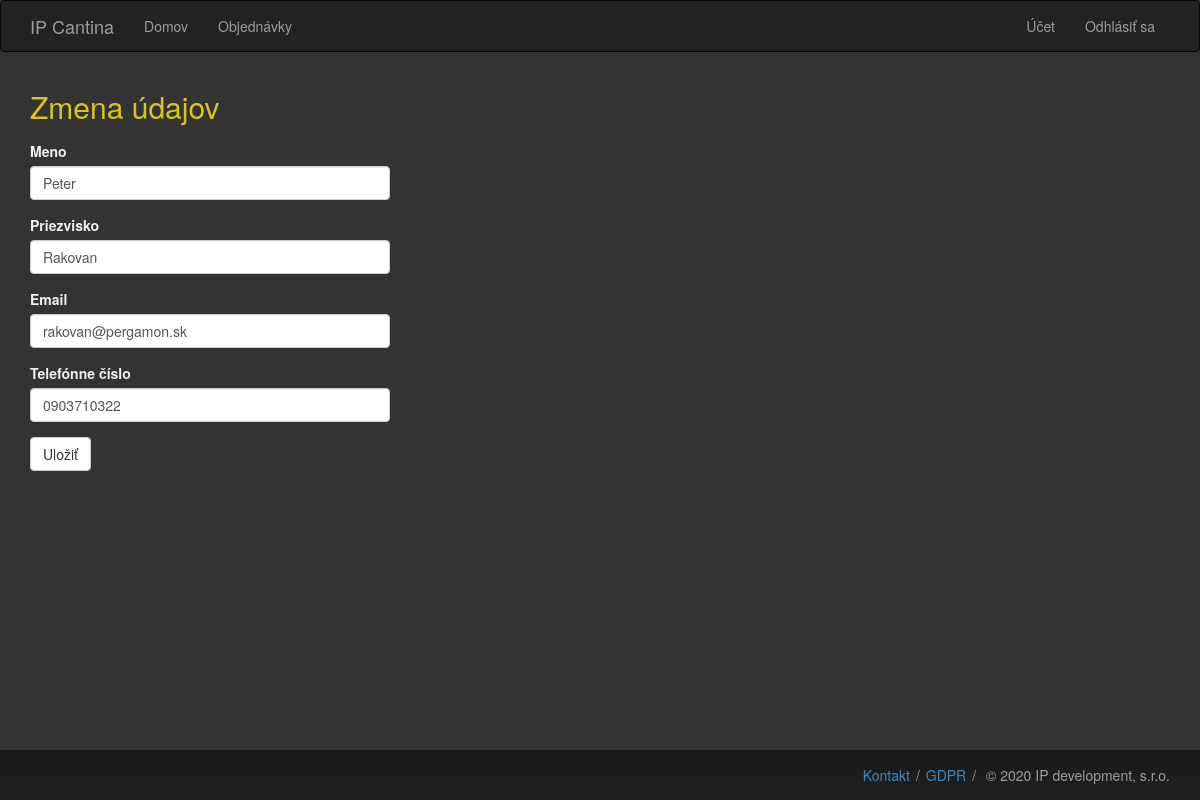
The page /edit_profile (signed in) on the database its author committed.
### app/models.py (models this page shows, shortened)
class User(db.Model, UserMixin):
    id = db.Column(db.Integer, primary_key=True)
    first_name = db.Column(db.String(64))
    surname = db.Column(db.String(64))
    email = db.Column(db.String(120), index=True, unique=True)
    company_id = db.Column(db.Integer, db.ForeignKey('company.id'))
    password_hash = db.Column(db.String(128))
    phone = db.Column(db.String(16))
    orders = db.relationship('Order', backref='customer', lazy='dynamic', cascade="all,delete")
    urole = db.Column(db.String(32))
    def get_urole(self):
        return self.urole
    def is_admin(self):
        return self.urole == UserRole.ADMIN

### app/routes.py (the view)
@app.route("/edit_profile", methods=['GET', 'POST'])
@login_required()
def edit_profile():
    form = EditProfileForm(current_user.email)
    if form.validate_on_submit():
        current_user.first_name = form.first_name.data
        current_user.surname = form.surname.data
        current_user.email = form.email.data
        current_user.phone = form.phone.data.replace(' ', '')
        db.session.commit()
        flash('Vaše zmeny boli úspešne uložené.', category='info')
        return redirect(url_for('account'))
    elif request.method == 'GET':
        form.first_name.data = current_user.first_name
        form.surname.data = current_user.surname
        form.email.data = current_user.email
        form.phone.data = current_user.phone
    return render_template('edit_profile.html', title='Zmena údajov', form=form)

### app/forms.py (shortened to what this page needs)
class EditProfileForm(AccountForm):
    company = None
    submit = SubmitField('Uložiť')
    def __init__(self, original_email, *args, **kwargs):
        super(EditProfileForm, self).__init__(*args, **kwargs)
        self.original_email = original_email

### app/models.py (called while the page is built)
@login_manager.user_loader
def load_user(id):
    return User.query.get(int(id))

### app/routes.py (called while the page is built)
def login_required(role=UserRole.BASIC):
    def login_wrapper(fn):
        @wraps(fn)
        def decorated_view(*args, **kwargs):
            if not current_user.is_authenticated:
               return login_manager.unauthorized()
            urole = current_user.get_urole()
            if urole != role and role != UserRole.BASIC:
                return login_manager.unauthorized()
            return fn(*args, **kwargs)
        return decorated_view
    return login_wrapper

### app/templates/edit_profile.html
{% extends 'base.html' %}
{% import 'bootstrap/wtf.html' as wtf %}
{% block app_content %}
    <h1>Zmena údajov</h1>
    <div class="row">
        <div class="col-md-4">
            {{ wtf.quick_form(form) }}
        </div>
    </div>
{% endblock %}

### app/static/style.css (style rules this page uses)
html, body { height: 100%; }
h1 { font-size: 30px; margin: 18px 0 18px; }

### app/static/dark_style.css (style rules this page uses)
body { background-color: #333333; color: #F0F0F0; }
h1 { color: #DBC51A; }

### rows shown on the page
User: first_name "Peter", surname "Rakovan", email "rakovan@pergamon.sk", phone "0903710322"
